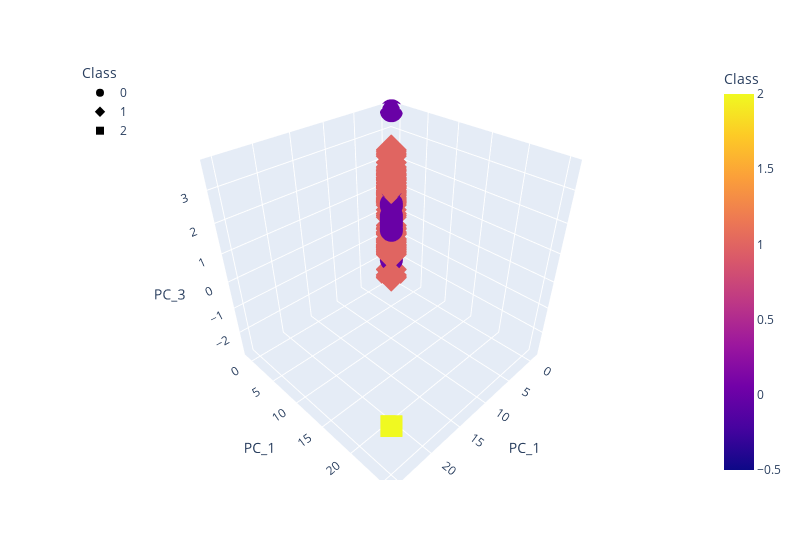

Notebook source saved alongside this figure:
### Markdown cell above
### Visualizing Results

#### 3D-Scatter with Clusters

### Code cell
# Create a 3D-Scatter with the PCA data and the clusters
fig = px.scatter_3d(
    clustered_df,
    x="PC_1",
    y="PC_1",
    z="PC_3",
    color="Class",
    symbol="Class",
    width=800,
    hover_name="CoinName",
    hover_data=["Algorithm"]
)
fig.update_layout(legend=dict(x=0, y=1))
fig.show()

### Figure 1 — Plotly figure (JSON) as saved in the notebook; plotly's stock layout.template omitted (floating-point values rounded to 4 significant figures; data arrays with more than 128 entries replaced by an {"elided": "..."} marker saying what was removed)
{"data": [{"customdata": {"elided": "343x1 int values"}, "hovertemplate": "<b>%{hovertext}</b><br><br>Class=%{marker.color}<br>PC_1=%{y}<br>PC_3=%{z}<br>Algorithm=%{customdata[0]}<extra></extra>", "hovertext": {"elided": "343 str values"}, "legendgroup": "0", "marker": {"color": {"elided": "343 int values"}, "coloraxis": "coloraxis", "symbol": "circle"}, "mode": "markers", "name": "0", "scene": "scene", "showlegend": true, "type": "scatter3d", "x": {"elided": "343 float values"}, "y": {"elided": "343 float values"}, "z": {"elided": "343 float values"}}, {"customdata": {"elided": "189x1 int values"}, "hovertemplate": "<b>%{hovertext}</b><br><br>Class=%{marker.color}<br>PC_1=%{y}<br>PC_3=%{z}<br>Algorithm=%{customdata[0]}<extra></extra>", "hovertext": {"elided": "189 str values"}, "legendgroup": "1", "marker": {"color": {"elided": "189 int values"}, "coloraxis": "coloraxis", "symbol": "diamond"}, "mode": "markers", "name": "1", "scene": "scene", "showlegend": true, "type": "scatter3d", "x": {"elided": "189 float values"}, "y": {"elided": "189 float values"}, "z": {"elided": "189 float values"}}, {"customdata": [[60]], "hovertemplate": "<b>%{hovertext}</b><br><br>Class=%{marker.color}<br>PC_1=%{y}<br>PC_3=%{z}<br>Algorithm=%{customdata[0]}<extra></extra>", "hovertext": ["BitTorrent"], "legendgroup": "2", "marker": {"color": [2], "coloraxis": "coloraxis", "symbol": "square"}, "mode": "markers", "name": "2", "scene": "scene", "showlegend": true, "type": "scatter3d", "x": [25.46], "y": [25.46], "z": [-0.7859]}], "layout": {"coloraxis": {"colorbar": {"title": {"text": "Class"}}, "colorscale": [[0, "#0d0887"], [0.1111, "#46039f"], [0.2222, "#7201a8"], [0.3333, "#9c179e"], [0.4444, "#bd3786"], [0.5556, "#d8576b"], [0.6667, "#ed7953"], [0.7778, "#fb9f3a"], [0.8889, "#fdca26"], [1, "#f0f921"]]}, "legend": {"title": {"text": "Class"}, "tracegroupgap": 0, "x": 0, "y": 1}, "margin": {"t": 60}, "scene": {"domain": {"x": [0, 1], "y": [0, 1]}, "xaxis": {"title": {"text": "PC_1"}}, "yaxis": {"title": {"text": "PC_1"}}, "zaxis": {"title": {"text": "PC_3"}}}, "width": 800}}
